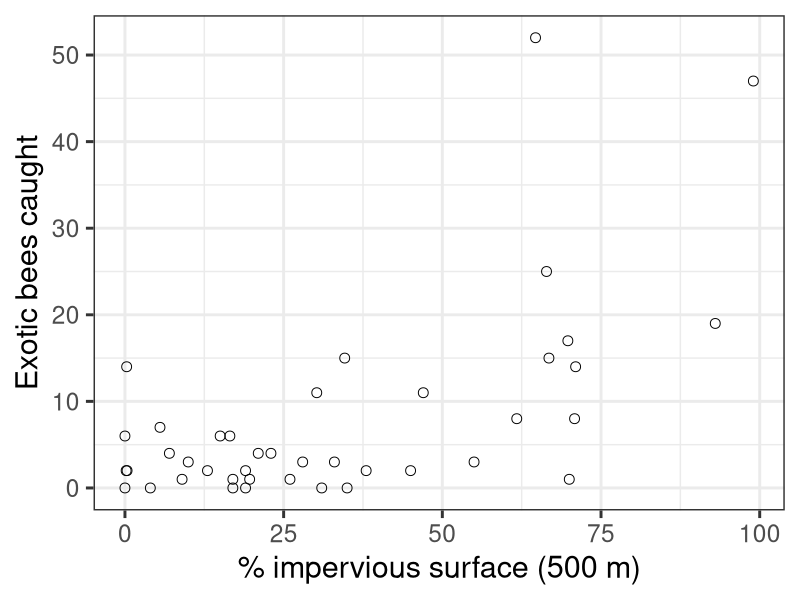
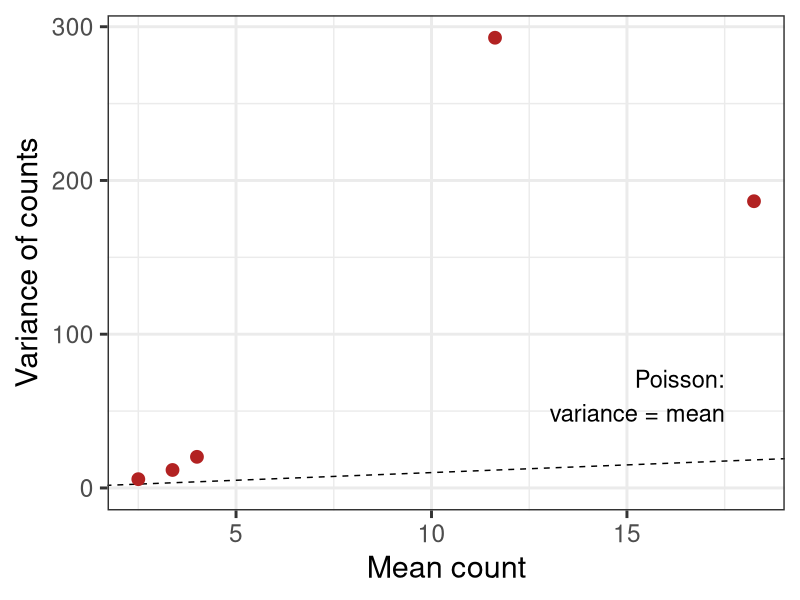
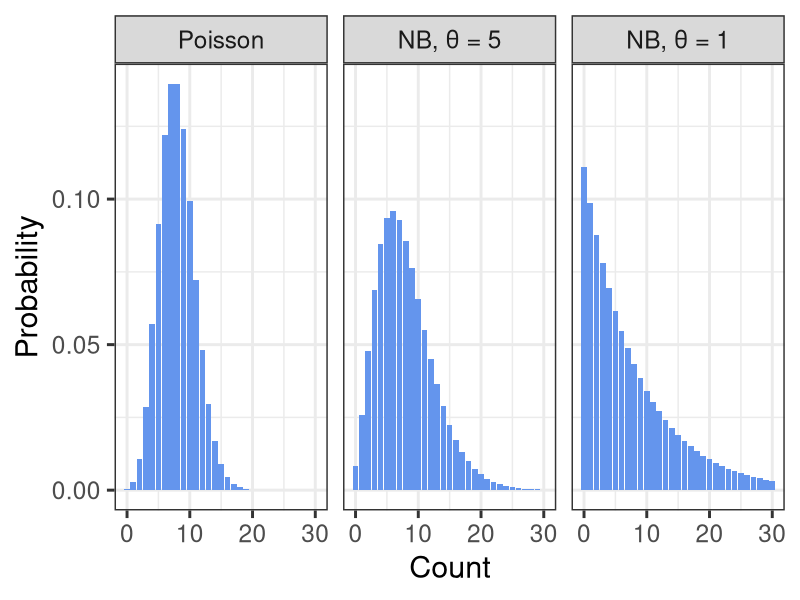
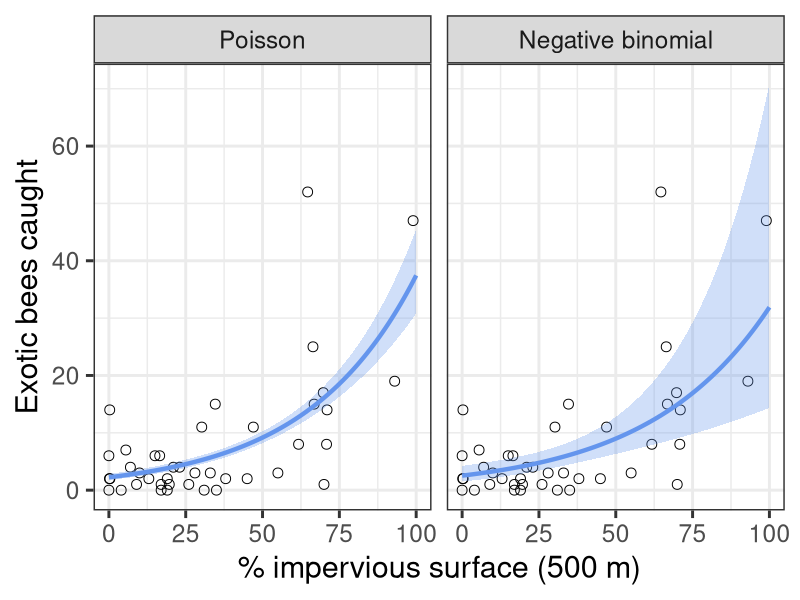

The R source for these figures, in order:
## ---- chunk 1
#| label: setup
#| message: false

library(tidyverse)
library(MASS)
select <- dplyr::select
set.seed(222)
theme_set(theme_bw(22))

fmt <- \(x, digits = 2) formatC(x, format = "f", digits = digits)
fmt_p <- \(p) if (p < 0.001) "< 0.001" else fmt(p, 3)

# Exotic bees (Fitch et al. 2019). This time, the number of exotic
# individuals (abundance), not the number of exotic species (richness).
bees <- read_csv("../data/exotic-bees.csv") |>
  mutate(impervious = 100 * NLCD500m)

abund_plot <- ggplot(bees, aes(impervious, exotic.abund)) +
  geom_point(shape = 21, size = 3) +
  labs(x = "% impervious surface (500 m)", y = "Exotic bees caught")

pois_glm <- glm(exotic.abund ~ impervious, family = poisson, data = bees)
nb_glm <- glm.nb(exotic.abund ~ impervious, data = bees)

dispersion <- sum(residuals(pois_glm, type = "pearson")^2) /
  df.residual(pois_glm)
theta <- nb_glm$theta

coef_tbl <- function(m) {
  s <- coef(summary(m))["impervious", ]
  c(est = s[[1]], se = s[[2]], p = s[[4]])
}
pois_coef <- coef_tbl(pois_glm)
nb_coef <- coef_tbl(nb_glm)

# Predictions with confidence bands (link scale, then back-transform)
newdat <- tibble(impervious = seq(0, 100, length.out = 101))
band <- function(m, label) {
  p <- predict(m, newdat, type = "link", se.fit = TRUE)
  newdat |>
    mutate(
      model = label,
      mu = exp(p$fit),
      lo = exp(p$fit - 1.96 * p$se.fit),
      hi = exp(p$fit + 1.96 * p$se.fit)
    )
}
bands <- bind_rows(
  band(pois_glm, "Poisson"),
  band(nb_glm, "Negative binomial")
) |>
  mutate(model = fct_inorder(model))

# Variance vs. mean in groups of similar impervious surface
mv <- bees |>
  mutate(group = ntile(impervious, 5)) |>
  summarize(
    mean = mean(exotic.abund),
    var = var(exotic.abund),
    .by = group
  )
## ---- chunk 2
#| fig-width: 10
#| fig-height: 4.5
#| fig-align: center

abund_plot
## ---- chunk 3
#| fig-width: 7
#| fig-height: 4.5
#| fig-align: center

ggplot(mv, aes(mean, var)) +
  geom_abline(slope = 1, intercept = 0, linetype = "dashed") +
  geom_point(size = 4, color = "firebrick") +
  annotate(
    "text",
    x = 17.5,
    y = 60,
    label = "Poisson:\nvariance = mean",
    hjust = 1,
    size = 6
  ) +
  scale_y_continuous(limits = c(0, NA)) +
  labs(x = "Mean count", y = "Variance of counts")
## ---- chunk 4
#| fig-width: 12
#| fig-height: 4.5
#| fig-align: center

bind_rows(
  tibble(k = 0:30, prob = dpois(k, 8), dist = "Poisson"),
  tibble(k = 0:30, prob = dnbinom(k, mu = 8, size = 5), dist = "NB, θ = 5"),
  tibble(k = 0:30, prob = dnbinom(k, mu = 8, size = 1), dist = "NB, θ = 1")
) |>
  mutate(dist = fct_inorder(dist)) |>
  ggplot(aes(k, prob)) +
  geom_col(fill = "cornflowerblue") +
  facet_wrap(~dist) +
  labs(x = "Count", y = "Probability")
## ---- chunk 5
#| fig-width: 12
#| fig-height: 5
#| fig-align: center

abund_plot +
  geom_ribbon(
    aes(x = impervious, ymin = lo, ymax = hi),
    data = bands,
    inherit.aes = FALSE,
    fill = "cornflowerblue",
    alpha = 0.3
  ) +
  geom_line(
    aes(y = mu),
    data = bands,
    color = "cornflowerblue",
    linewidth = 1.5
  ) +
  facet_wrap(~model)
